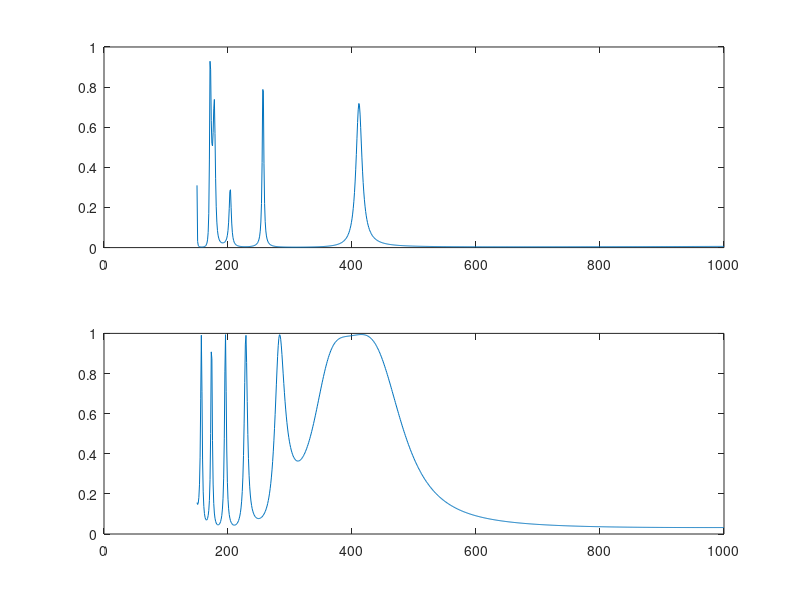
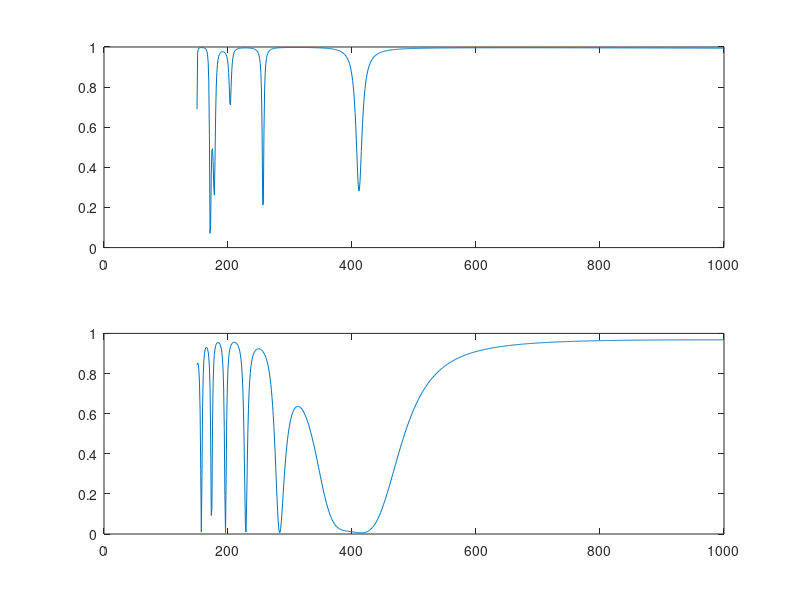
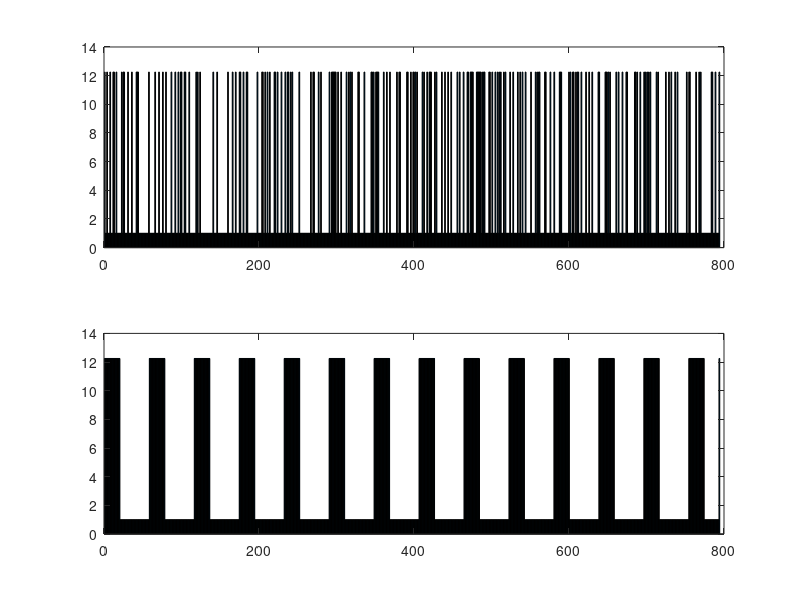

Recreate these plots in MATLAB, in order.
%%% 1D Distributed Bragg Reflctor with Genetic Algorithm %%%
clc; clear; close all;

dx = 1; % DBR minimum length element in nm
L = 794*dx; % DBR Length in nm
eps0 = 12.25; % DBR material permitivitty
np = 2; % number of intial parents

% Setup target lambda region
minlam = 150*dx;
maxlam = 1000*dx;
lambda = linspace(minlam, maxlam, (maxlam-minlam)/dx+1);

% Setup DBR
DBR = ones(np,L);
N = int16(L*0.3);

for i=1:np
    for j=1:N
        a = int16(rand*L);
        while a <= 0
            a = int16(rand*L);
        end
        DBR(i,a) = eps0;
    end
end

thick = 75;
p = 1;
for i=1:L
   DBR(np,i) = eps0;
   p = p+1;
   if p > int16(thick/sqrt(eps0))
       DBR(np,i) = 1;
       p = p+1;
       if p > int16(thick/sqrt(eps0))+thick
           p = 1;
       end
   end   
end

DBR(:,1) = eps0;
DBR(:,L) = eps0;

% DBR Calcultor
R = zeros(np,length(lambda));
T = zeros(np,length(lambda));

for i=1:np
    
    epsi = DBR(i,:);
    B_tot = ones(2,2,length(lambda));
    
    % find initial condition
    d = 1;
    while epsi(d+1) == epsi(d)
        d = d+1;
    end
    
    parfor l=1:length(lambda)
        d0 = d;
        Bf = @(P,kx,h) (1/2)*[(1+P)*exp(-1i*kx*h) (1-P)*exp(1i*kx*h); ...
            (1-P)*exp(-1i*kx*h) (1+P)*exp(1i*kx*h)];
        % calculate transfer matrix (B_tot)
        P = sqrt(epsi(1)/1);
        kx = sqrt(epsi(1))*2*pi/(lambda(l));
        h=d0-0;
        B = Bf(P,kx,h);
        B_tot(:,:,l) = B;
        
        j = 1;
        while j < L+1
            d1 = 1;
            while (j+d1+1 < L) && (epsi(j+d1+1) == epsi(j+d1))
                d1 = d1+1;
            end
            
            if j+1 > L % the last L+1 region
                P = sqrt(1/epsi(L));
                B = (1/2)*[(1+P) (1-P); ...
                    (1-P) (1+P)];
                B_tot(:,:,l) = squeeze(B_tot(:,:,l))*B;
            else % the DBR region
                P = sqrt(epsi(j+1)/epsi(j));
                h = d1-d0;
                kx = sqrt(epsi(j+1))*2*pi/(lambda(l));
                B = Bf(P,kx,h);
                B_tot(:,:,l) = squeeze(B_tot(:,:,l))*B;
            end
            
            j = j+d1;
            d0 = d1;
        end
    end
    T(i,:) = abs((1./B_tot(1,1,:))).^2;
    R(i,:) = abs((B_tot(2,1,:)./B_tot(1,1,:))).^2;
end

figure(1)
for i=1:np
    subplot(np,1,i);
    plot(lambda, T(i,:));
end

figure(2)
for i=1:np
    subplot(np,1,i);
    plot(lambda, R(i,:));
end

figure(3)
for i=1:np
    subplot(np,1,i);
    bar(dx:dx:L*dx, DBR(i,:),1.0);
end
